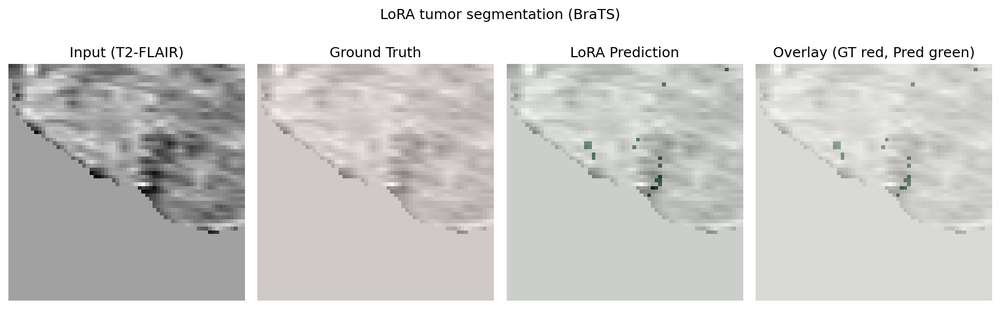
#> input picture MICCAI_paper/figures/task2_seg_s42_0.png, 1000 x 309 px, shrunk from 1784 x 551 before the run, found by its file name
$ python stack_figure.py outputs/figures/task2_seg_s42_0.png --n 6
#> lines starting #> are read from the running program, lines starting #| are printed output that depends on the picture
#!/usr/bin/env python3
"""
Stack a figure vertically N times.
Usage:
  python scripts/stack_figure.py outputs/figures/task2_seg_s42_0.png --n 6
  python scripts/stack_figure.py outputs/figures/task2_seg_s42_0.png --n 6 -o outputs/figures/task2_seg_s42_0_stack6.png
"""
import argparse
import numpy as np
from PIL import Image
from pathlib import Path


def stack_figure(img_path: str, n: int = 6, out_path: str = None) -> str:
    """Stack image vertically n times. Returns output path."""
#> called with img_path = 'outputs/figures/task2_seg_s42_0.png', n = 6
    img = Image.open(img_path).convert("RGB")
#> img is the input picture: PIL image 1000x309 RGB; mean R, G, B 207.7, 207.3, 205.5
    arr = np.array(img)
    stacked = np.tile(arr, (n, 1, 1))
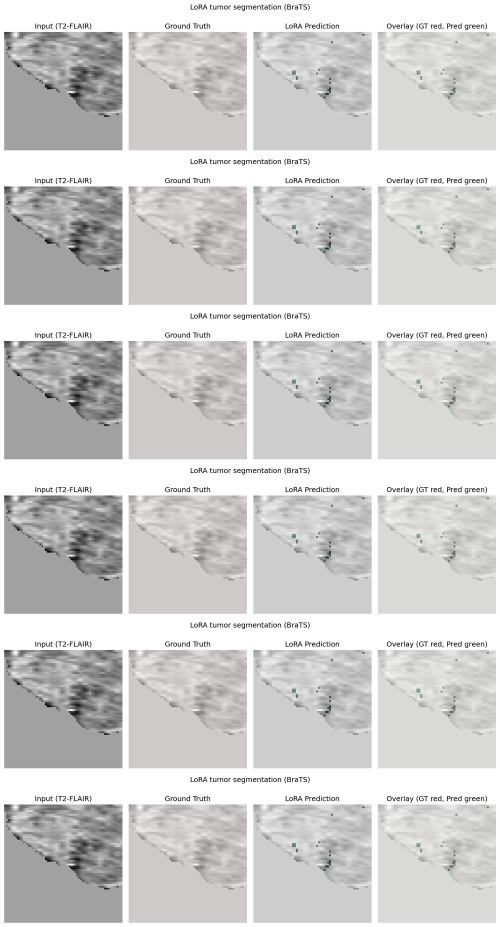
#> stacked: shape (1854, 1000, 3) (shown at 1/2 size); mean R, G, B 207.7, 207.3, 205.5
    out = out_path or str(Path(img_path).with_stem(Path(img_path).stem + f"_stack{n}"))
    Image.fromarray(stacked).save(out)
    return out


def main():
    parser = argparse.ArgumentParser()
    parser.add_argument("image", help="Input figure path")
    parser.add_argument("-n", "--num", type=int, default=6, help="Number of copies to stack")
    parser.add_argument("-o", "--output", default=None, help="Output path (default: <stem>_stack<n>.png)")
    args = parser.parse_args()
    out = stack_figure(args.image, n=args.num, out_path=args.output)
    print(f"Saved {out}")


if __name__ == "__main__":
    main()

$ run again, with MICCAI_paper/figures/task2_seg_s42_1.png copied over MICCAI_paper/figures/task2_seg_s42_0.png
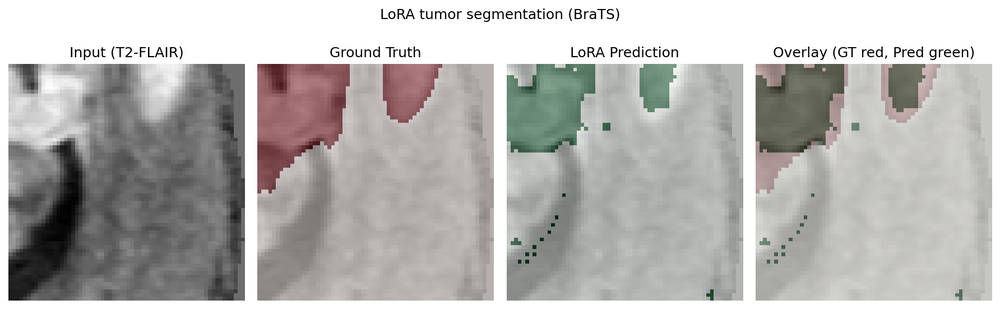
#> input picture MICCAI_paper/figures/task2_seg_s42_1.png, 1000 x 309 px, shrunk from 1784 x 551 before the run, found by its file name
#> in stack_figure, `stacked = np.tile(arr, (n, 1, 1))`:
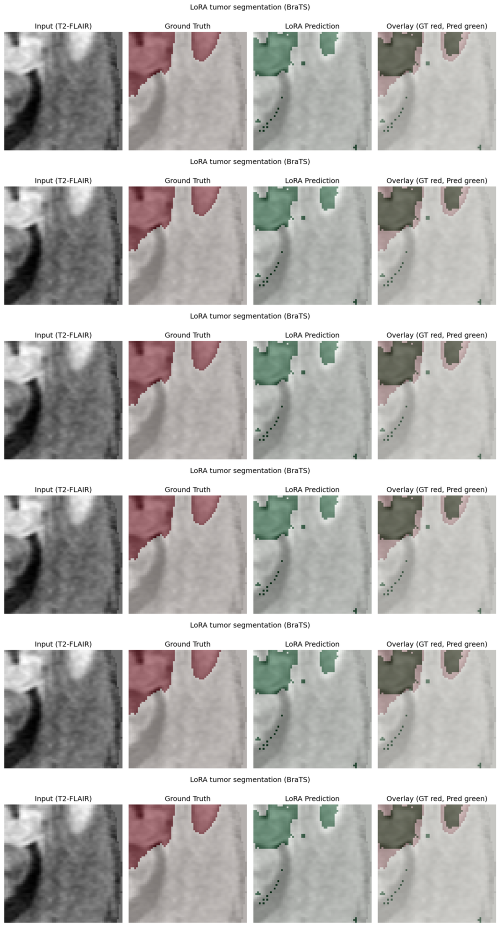
#> stacked: shape (1854, 1000, 3) (shown at 1/2 size); mean R, G, B 181.4, 179.9, 177.8

$ run again, with MICCAI_paper/figures/task2_seg_s42_2.png copied over MICCAI_paper/figures/task2_seg_s42_0.png
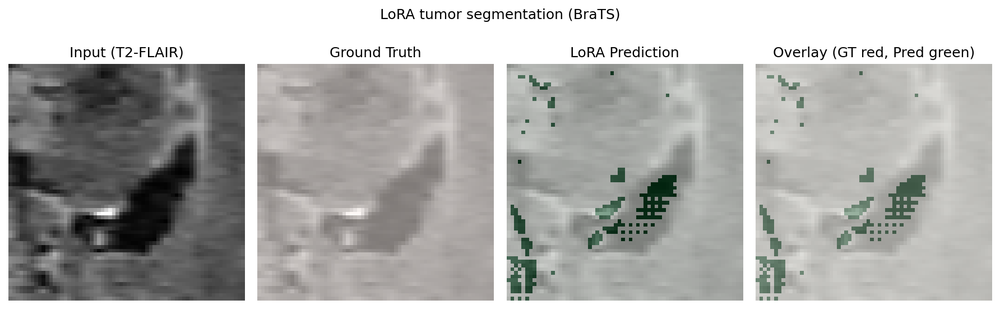
#> input picture MICCAI_paper/figures/task2_seg_s42_2.png, 1000 x 309 px, shrunk from 1784 x 551 before the run, found by its file name
#> in stack_figure, `stacked = np.tile(arr, (n, 1, 1))`:
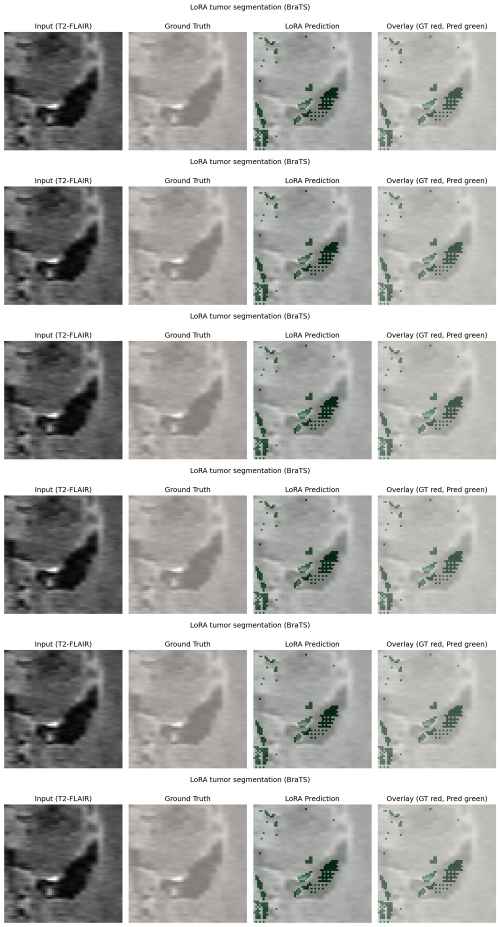
#> stacked: shape (1854, 1000, 3) (shown at 1/2 size); mean R, G, B 175.5, 175.6, 173.5
